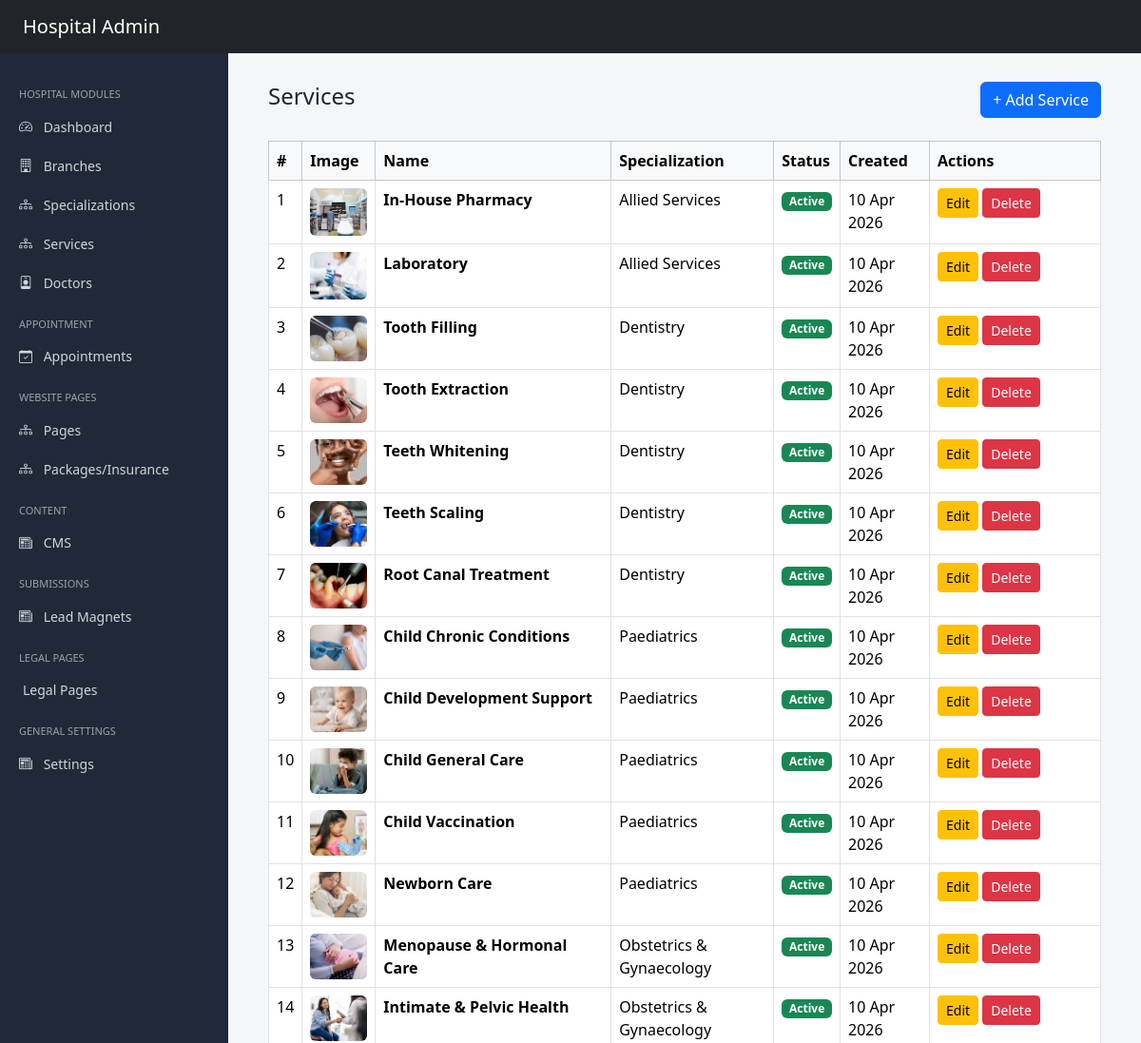
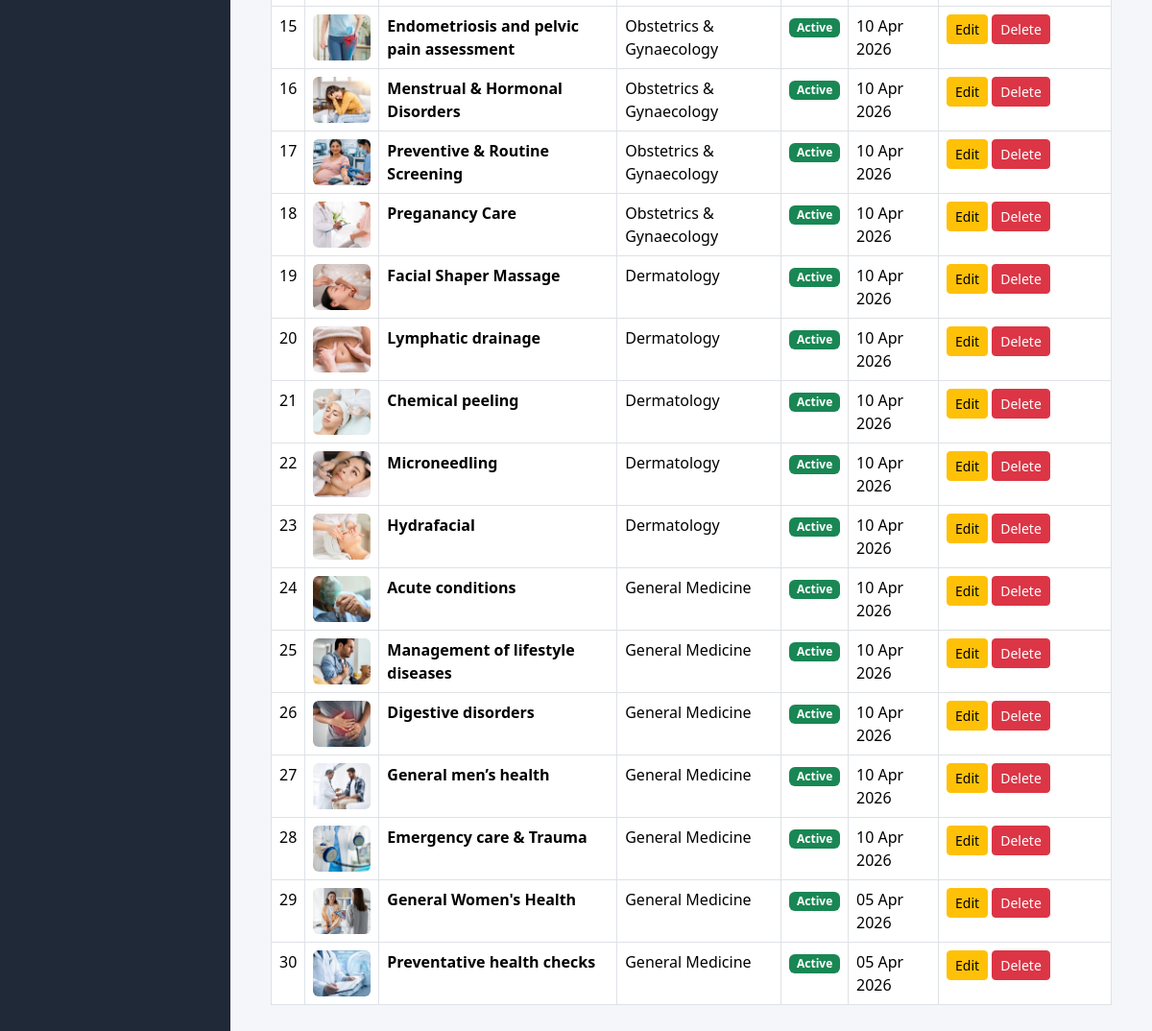
Page /administrator/services/ on the committed database (2 pictures, top to bottom).
### administrator/models.py (models this page shows, shortened)
class SEOModel(models.Model):
    meta_title = models.CharField(max_length=255, blank=True)
    meta_description = models.TextField(blank=True)
    canonical_url = models.URLField(blank=True)
    primary_keywords = models.CharField(max_length=255, blank=True)
    secondary_keywords = models.CharField(max_length=255, blank=True)
    slug = models.SlugField(unique=True)
    og_title = models.CharField(max_length=255, blank=True)
    og_description = models.TextField(blank=True)
    og_image = models.ImageField(upload_to="seo/og/", blank=True, null=True)
    class Meta:
        abstract = True

class Service(SEOModel):
    specialization = models.ForeignKey(
        "Specialization",
        on_delete=models.CASCADE,
        related_name="featured_services"
    )
    name = models.CharField(max_length=200)
    short_description = models.TextField(blank=True)
    icon = models.ImageField(
        upload_to='uploads/services/',
        blank=True,
        null=True
    )
    featured_image = models.ImageField(
        upload_to='uploads/services/',
        blank=True,
        null=True
    )
    featured_image_alt = models.CharField(max_length=255, blank=True)
    hero_title = models.CharField(max_length=255, blank=True)
    hero_description = models.TextField(blank=True)
    hero_banner = models.ImageField(
        upload_to='uploads/services/',
        blank=True,
        null=True
    )
    hero_banner_alt = models.CharField(max_length=255, blank=True)
    main_title = models.CharField(max_length=255, blank=True)
    main_image = models.ImageField(
        upload_to='uploads/services/',
        blank=True,
        null=True
    )
    main_image_alt = models.CharField(max_length=255, blank=True)
    main_description = RichTextUploadingField(blank=True)
    long_description_primary = RichTextUploadingField(blank=True)
    long_description_secondary = RichTextUploadingField(blank=True)
    is_active = models.BooleanField(default=True)
    is_deleted = models.BooleanField(default=False)
    created_at = models.DateTimeField(auto_now_add=True)
    updated_at = models.DateTimeField(auto_now=True)
    class Meta:
        ordering = ['-created_at']
        verbose_name = "Service"
        verbose_name_plural = "Services"

class Specialization(SEOModel):
    branch = models.ForeignKey(
        Branch,
        on_delete=models.CASCADE,
        related_name='specializations'
    )
    name = models.CharField(max_length=200)
    short_description = models.TextField(blank=True)
    icon = models.ImageField(upload_to='uploads/specializations/', blank=True, null=True)
    featured_image = models.ImageField(upload_to='uploads/specializations/', blank=True, null=True)
    featured_image_alt = models.CharField(max_length=255, blank=True)
    hero_title = models.CharField(max_length=255, blank=True)
    hero_description = models.TextField(blank=True)
    hero_banner = models.ImageField(upload_to='uploads/specializations/', blank=True, null=True)
    hero_banner_alt = models.CharField(max_length=255, blank=True)
    main_title = models.CharField(max_length=255, blank=True)
    main_image = models.ImageField(upload_to='uploads/specializations/', blank=True, null=True)
    main_image_alt = models.CharField(max_length=255, blank=True)
    main_description = RichTextUploadingField(blank=True)
    secondary_title = models.CharField(max_length=255, blank=True)
    secondary_image = models.ImageField(upload_to='uploads/specializations/', blank=True, null=True)
    secondary_image_alt = models.CharField(max_length=255, blank=True)
    long_description_primary = RichTextUploadingField(blank=True)
    long_description_secondary = RichTextUploadingField(blank=True)
    is_active = models.BooleanField(default=True)
    is_deleted = models.BooleanField(default=False)
    created_at = models.DateTimeField(auto_now_add=True)
    updated_at = models.DateTimeField(auto_now=True)
    class Meta:
        ordering = ['-created_at']
        verbose_name = "Specialization"
        verbose_name_plural = "Specializations"

### administrator/views.py (the view)
# urls.py: path('services/', ServiceListView.as_view(), name='service-list'),
class ServiceListView(ListView):
    model = Service
    template_name = "administrator/service/list.html"
    context_object_name = "services"

### userapp/context_processors.py (called while the page is built)
def global_data(request):
    def get_menu(slug):
        return MenuGroup.objects.prefetch_related('items').filter(
            slug=slug,
            is_active=True
        ).first()
    settings = GlobalSettings.objects.first()
    social_links = SocialLink.objects.filter(is_active=True).order_by('order')
    legal_pages = LegalPage.objects.filter(is_active=True)
    return {
        'global_settings': settings,
         'social_links': social_links,
         'legal_pages':legal_pages,
        'main_menu': get_menu('main-menu'),
        'specialization_menu': get_menu('specialization-menu'),
        'quick_links_menu': get_menu('quick-links-menu'),
    }

### administrator/templates/administrator/service/list.html
{% extends "administrator/shared/base.html" %}
{% block content %}
<div class="container-fluid">
    <div class="d-flex justify-content-between align-items-center mb-4">
        <h4>Services</h4>
        <a href="{% url 'administrator:service-create' %}"
           class="btn btn-primary">
            + Add Service
        </a>
    </div>
    <table class="table table-bordered table-hover">
        <thead class="table-light">
            <tr>
                <th>#</th>
                <th>Image</th>
                <th>Name</th>
                <th>Specialization</th>
                <th>Status</th>
                <th>Created</th>
                <th width="180">Actions</th>
            </tr>
        </thead>
        <tbody>
            {% for service in services %}
            <tr>
                <td>{{ forloop.counter }}</td>
                <td>
                    {% if service.featured_image %}
                        <img src="{{ service.featured_image.url }}"
                             width="60"
                             class="rounded">
                    {% else %}
                        <span class="text-muted">No Image</span>
                    {% endif %}
                </td>
                <td>
                    <strong>{{ service.name }}</strong>
                </td>
                <td>
                    {{ service.specialization.name }}
                </td>
                <td>
                    {% if service.is_active %}
                        <span class="badge bg-success">Active</span>
                    {% else %}
                        <span class="badge bg-danger">Inactive</span>
                    {% endif %}
                </td>
                <td>
                    {{ service.created_at|date:"d M Y" }}
                </td>
                <td>
                    <a href="{% url 'administrator:service-update' service.pk %}"
                       class="btn btn-sm btn-warning">
                        Edit
                    </a>
                     <a href="{% url 'administrator:service-delete' service.pk %}"
                       class="btn btn-sm btn-danger"
                       onclick="return confirm('Are you sure you want to delete this service?')">
                        Delete
                    </a>
                </td>
            </tr>
            {% empty %}
            <tr>
                <td colspan="7" class="text-center">
                    No services found
                </td>
            </tr>
            {% endfor %}
        </tbody>
    </table>
</div>
{% endblock %}

### administrator/templates/administrator/shared/base.html (style rules this page uses)
body { background:#f4f6f9; overflow-x:hidden; }

### rows in the picture
Service: featured_image (picture), name "In-House Pharmacy", specialization.name "Allied Services", is_active "Active", created_at "10 Apr 2026"
Service: featured_image (picture), name "Laboratory", specialization.name "Allied Services", is_active "Active", created_at "10 Apr 2026"
Service: featured_image (picture), name "Tooth Filling", specialization.name "Dentistry", is_active "Active", created_at "10 Apr 2026"
Service: featured_image (picture), name "Tooth Extraction", specialization.name "Dentistry", is_active "Active", created_at "10 Apr 2026"
Service: featured_image (picture), name "Teeth Whitening", specialization.name "Dentistry", is_active "Active", created_at "10 Apr 2026"
Service: featured_image (picture), name "Teeth Scaling", specialization.name "Dentistry", is_active "Active", created_at "10 Apr 2026"
Service: featured_image (picture), name "Root Canal Treatment", specialization.name "Dentistry", is_active "Active", created_at "10 Apr 2026"
Service: featured_image (picture), name "Child Chronic Conditions", specialization.name "Paediatrics", is_active "Active", created_at "10 Apr 2026"
Service: featured_image (picture), name "Child Development Support", specialization.name "Paediatrics", is_active "Active", created_at "10 Apr 2026"
Service: featured_image (picture), name "Child General Care", specialization.name "Paediatrics", is_active "Active", created_at "10 Apr 2026"
Service: featured_image (picture), name "Child Vaccination", specialization.name "Paediatrics", is_active "Active", created_at "10 Apr 2026"
Service: featured_image (picture), name "Newborn Care", specialization.name "Paediatrics", is_active "Active", created_at "10 Apr 2026"
Service: featured_image (picture), name "Menopause & Hormonal Care", specialization.name "Obstetrics & Gynaecology", is_active "Active", created_at "10 Apr 2026"
Service: featured_image (picture), name "Intimate & Pelvic Health", specialization.name "Obstetrics & Gynaecology", is_active "Active", created_at "10 Apr 2026"
Service: featured_image (picture), name "Endometriosis and pelvic pain assessment", specialization.name "Obstetrics & Gynaecology", is_active "Active", created_at "10 Apr 2026"
Service: featured_image (picture), name "Menstrual & Hormonal Disorders", specialization.name "Obstetrics & Gynaecology", is_active "Active", created_at "10 Apr 2026"
Service: featured_image (picture), name "Preventive & Routine Screening", specialization.name "Obstetrics & Gynaecology", is_active "Active", created_at "10 Apr 2026"
Service: featured_image (picture), name "Preganancy Care", specialization.name "Obstetrics & Gynaecology", is_active "Active", created_at "10 Apr 2026"
Service: featured_image (picture), name "Facial Shaper Massage", specialization.name "Dermatology", is_active "Active", created_at "10 Apr 2026"
Service: featured_image (picture), name "Lymphatic drainage", specialization.name "Dermatology", is_active "Active", created_at "10 Apr 2026"
Service: featured_image (picture), name "Chemical peeling", specialization.name "Dermatology", is_active "Active", created_at "10 Apr 2026"
Service: featured_image (picture), name "Microneedling", specialization.name "Dermatology", is_active "Active", created_at "10 Apr 2026"
Service: featured_image (picture), name "Hydrafacial", specialization.name "Dermatology", is_active "Active", created_at "10 Apr 2026"
Service: featured_image (picture), name "Acute conditions", specialization.name "General Medicine", is_active "Active", created_at "10 Apr 2026"
Service: featured_image (picture), name "Management of lifestyle diseases", specialization.name "General Medicine", is_active "Active", created_at "10 Apr 2026"
Service: featured_image (picture), name "Digestive disorders", specialization.name "General Medicine", is_active "Active", created_at "10 Apr 2026"
Service: featured_image (picture), name "General men’s health", specialization.name "General Medicine", is_active "Active", created_at "10 Apr 2026"
Service: featured_image (picture), name "Emergency care & Trauma", specialization.name "General Medicine", is_active "Active", created_at "10 Apr 2026"
Service: featured_image (picture), name "General Women's Health", specialization.name "General Medicine", is_active "Active", created_at "05 Apr 2026"
Service: featured_image (picture), name "Preventative health checks", specialization.name "General Medicine", is_active "Active", created_at "05 Apr 2026"
